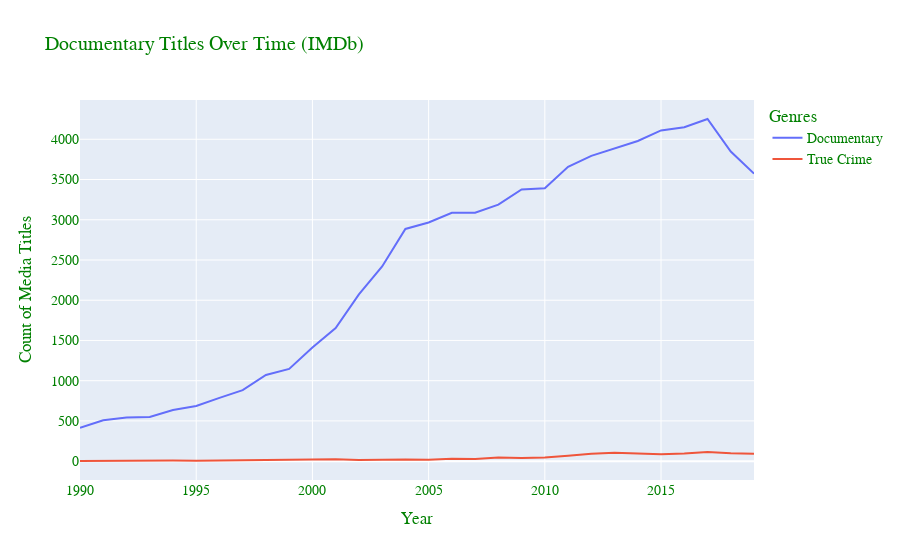

Source (notebook cell):
### Code cell
def genre_chart(genre):
    '''
    Creates a plotly bar chart for the given genre
    Accepts as it's first argument:
    'Documentary' 'Short' 'Animation' 'Sport' 'Action' 'Comedy' 'Romance'
    'Music' 'Drama' 'Western' 'News' 'History' 'Crime' 'Sci-Fi' 'Family'
    'Fantasy' 'Horror' 'Biography' 'War' 'Adventure' 'Mystery' 'Musical'
    'Adult' 'Thriller' 'Film-Noir' 'Talk-Show' 'Game-Show' 'Reality-TV'
    
    For years between 1990 and 2020
    '''
    fig = go.Figure()
    
    #fig = px.line(x=list(genres_by_year[genre].keys()), y=list(genres_by_year[genre].values()))
    
    fig.add_trace(go.Scatter(x=list(genres_by_year[genre].keys()), y=list(genres_by_year[genre].values()),
                    mode='lines', name=f'{genre}'));
    
    fig.add_trace(go.Scatter(x=list(genres_by_year['True Crime'].keys()), y=list(genres_by_year['True Crime'].values()),
                    mode='lines', name='True Crime'));
    
    fig.update_layout(
        title=f"{genre} Titles Over Time (IMDb)",
        xaxis_title="Year",
        yaxis_title="Count of Media Titles",
        legend_title="Genres",
        font=dict(
            family="Times New Roman",
            size=14,
            color="Green"
        )
    );
    return fig.show()

genre_chart('Documentary')

### Figure 1 — Plotly figure (JSON) as saved in the notebook; plotly's stock layout.template omitted (floating-point values rounded to 4 significant figures)
{"data": [{"mode": "lines", "name": "Documentary", "type": "scatter", "x": [1990, 1991, 1992, 1993, 1994, 1995, 1996, 1997, 1998, 1999, 2000, 2001, 2002, 2003, 2004, 2005, 2006, 2007, 2008, 2009, 2010, 2011, 2012, 2013, 2014, 2015, 2016, 2017, 2018, 2019], "y": [414, 509, 542, 549, 636, 685, 786, 883, 1071, 1146, 1412, 1653, 2072, 2420, 2886, 2966, 3087, 3087, 3187, 3376, 3391, 3658, 3794, 3891, 3979, 4110, 4149, 4252, 3847, 3573]}, {"mode": "lines", "name": "True Crime", "type": "scatter", "x": [1990, 1991, 1992, 1993, 1994, 1995, 1996, 1997, 1998, 1999, 2000, 2001, 2002, 2003, 2004, 2005, 2006, 2007, 2008, 2009, 2010, 2011, 2012, 2013, 2014, 2015, 2016, 2017, 2018, 2019], "y": [2, 5, 11, 6, 8, 6, 9, 6, 12, 13, 21, 23, 15, 22, 20, 16, 31, 26, 45, 40, 45, 66, 93, 106, 95, 87, 94, 114, 99, 92]}], "layout": {"font": {"color": "Green", "family": "Times New Roman", "size": 14}, "legend": {"title": {"text": "Genres"}}, "title": {"text": "Documentary Titles Over Time (IMDb)"}, "xaxis": {"title": {"text": "Year"}}, "yaxis": {"title": {"text": "Count of Media Titles"}}}}
